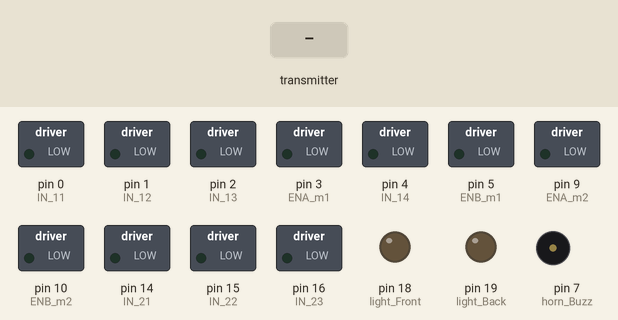
Recording of a sketch running on a simulated Arduino Uno, built with avr-gcc and run on an emulated ATmega328P. On the bench: switched loads named in the sketch (green lamp = pin HIGH), output pins drawn as LEDs (lit = HIGH), buzzer (waves = sounding, pin HIGH). Inputs (shaded band) come from the test bench. No radio packets arrive unless stated.

Above: at 1.2 s.
1.3 s: the transmitter starts sending joystick.0 = 0
At 2.5 s:
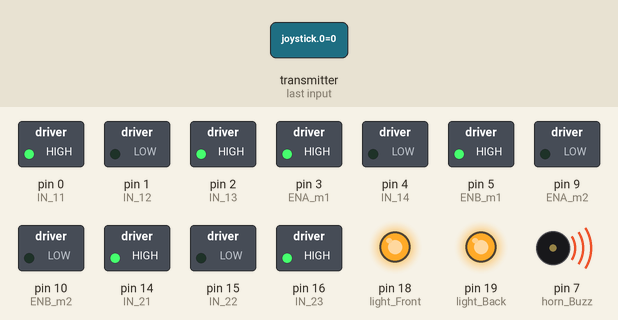
2.8 s: the transmitter starts sending joystick.1 = 1023
At 3.7 s:
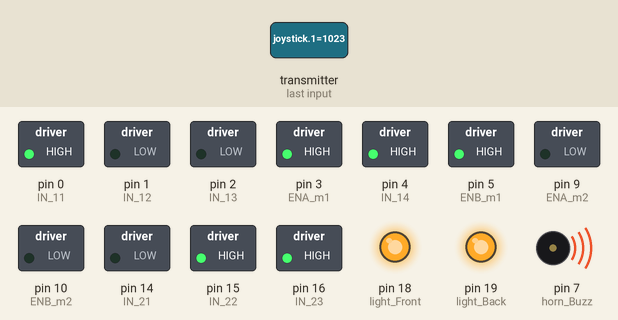
4.3 s: the transmitter starts sending joystick.0 = 256
At 4.9 s:
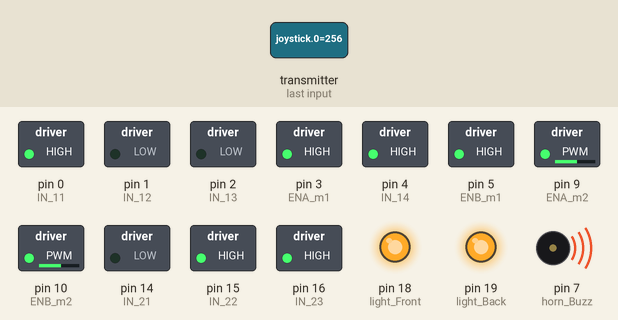
5.8 s: the transmitter starts sending joystick.1 = 0
At 7.0 s:
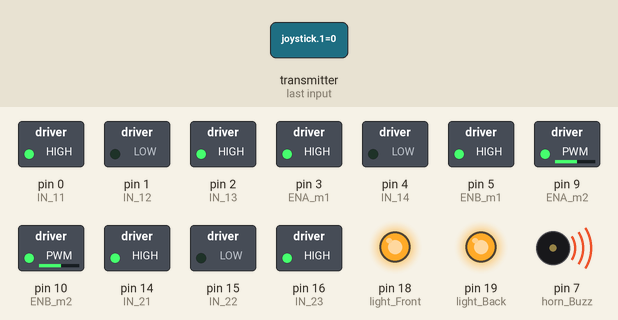
7.3 s: the transmitter starts sending joystick.0 = 512
At 8.3 s:
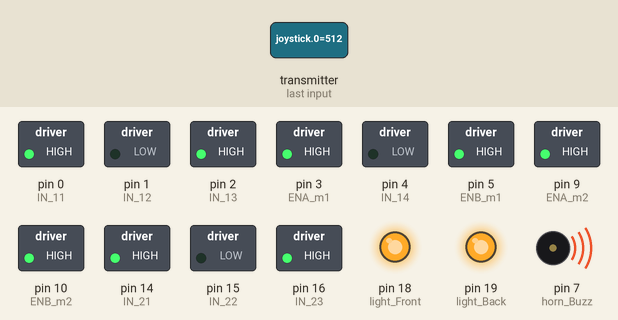
8.8 s: the transmitter starts sending joystick.1 = 256
At 9.4 s:
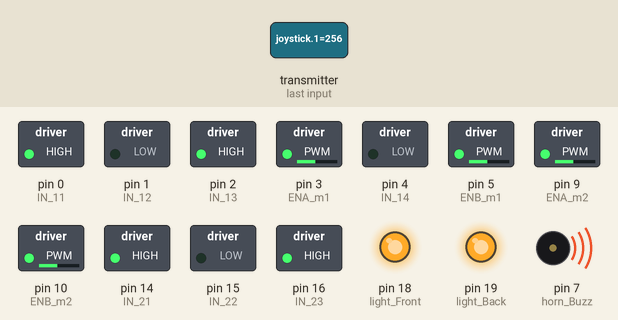
Timing chart, 0 to 11.3 s (numbered marks = the images above; inputs shaded):
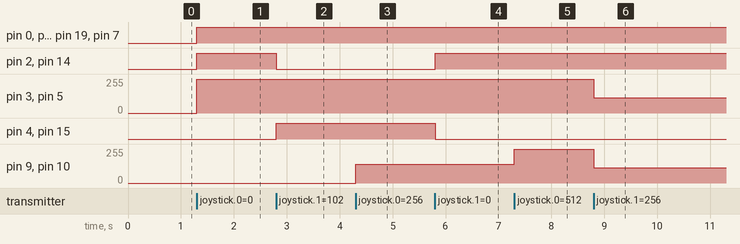

Measured:
- after the input at 1.3 s, pin 0 (IN_11), pin 2 (IN_13), pin 14 (IN_21), pin 16 (IN_23), pin 18 (light_Front), pin 19 (light_Back), pin 7 (horn_Buzz): LOW → HIGH at once; pin 3 (ENA_m1), pin 5 (ENB_m1): 0/255 → 255/255 at once
- after the input at 2.8 s, pin 2 (IN_13), pin 14 (IN_21): HIGH → LOW at once; pin 4 (IN_14), pin 15 (IN_22): LOW → HIGH at once
- after the input at 4.3 s, pin 9 (ENA_m2), pin 10 (ENB_m2): 0/255 → 139/255 at once
- after the input at 5.8 s, pin 2 (IN_13), pin 14 (IN_21): LOW → HIGH at once; pin 4 (IN_14), pin 15 (IN_22): HIGH → LOW at once
- after the input at 7.3 s, pin 9 (ENA_m2), pin 10 (ENB_m2): 139/255 → 255/255 at once
- after the input at 8.8 s, pin 3 (ENA_m1), pin 5 (ENB_m1), pin 9 (ENA_m2), pin 10 (ENB_m2): 255/255 → 116/255 at once

The sketch:

F18G_2WD_Car.ino
```cpp
/* JoyStick module receiver code
 - CONNECTIONS: nRF24L01 Modules See:
   1 - GND
   2 - VCC 3.3V !!! NOT 5V
   3 - CE to Arduino pin 6
   4 - CSN to Arduino pin 8
   5 - SCK to Arduino pin 13
   6 - MOSI to Arduino pin 11
   7 - MISO to Arduino pin 12
   8 - UNUSED
 */
//-----( Import needed libraries )-----
#include <SPI.h>
#include <nRF24L01.h>
#include <RF24.h>
/*-----( Declare Constants and Pin Numbers )-----*/
#define CE_PIN 6
#define CSN_PIN 8

// NOTE: the "LL" at the end of the constant is "LongLong" type
const uint64_t pipe = 0xE8E8F0F0E1LL; // Define the transmit pipe

#define light_Front  18     //LED Front Right   pin A4 for Arduino Uno
#define light_Back   19     //LED Back Right    pin A5 for Arduino Uno
#define horn_Buzz    7

#define ENA_m1 3          // Enable/speed motor Front Right
#define ENB_m1 5          // Enable/speed motor Back Right
#define ENA_m2 9          // Enable/speed motor Front Left
#define ENB_m2 10         // Enable/speed motor Back Left

#define IN_11  0          // L298N #1 in 1 motor Front Right
#define IN_12  1          // L298N #1 in 2 motor Front Right
#define IN_13  2          // L298N #1 in 3 motor Back Right
#define IN_14  4          // L298N #1 in 4 motor Back Right

#define IN_21  14         // L298N #2 in 1 motor Front Left
#define IN_22  15         // L298N #2 in 2 motor Front Left
#define IN_23  16         // L298N #2 in 3 motor Back Left
#define IN_24  17         // L298N #2 in 4 motor Back Left

/*-----( Declare objects )-----*/
RF24 radio(CE_PIN, CSN_PIN); // Create a Radio
/*-----( Declare Variables )-----*/
int joystick[6];  // 6 element array holding Joystick readings
int speedRight = 0;
int speedLeft = 0;
int  xAxis, yAxis;
// the four button variables from joystick
int buttonUp;
int buttonRight;
int buttonDown;
int buttonLeft;

void setup()
{
  pinMode(light_Front, OUTPUT);
  pinMode(light_Back, OUTPUT);
  pinMode(horn_Buzz, OUTPUT);

  pinMode(ENA_m1, OUTPUT);
  pinMode(ENB_m1, OUTPUT);
  pinMode(ENA_m2, OUTPUT);
  pinMode(ENB_m2, OUTPUT);

  pinMode(IN_11, OUTPUT);
  pinMode(IN_12, OUTPUT);
  pinMode(IN_13, OUTPUT);
  pinMode(IN_14, OUTPUT);

  pinMode(IN_21, OUTPUT);
  pinMode(IN_22, OUTPUT);
  pinMode(IN_23, OUTPUT);
  pinMode(IN_24, OUTPUT);

/*  Serial.begin(9600);
  Serial.println("Nrf24L01 Receiver Starting"); */

  radio.begin();
  radio.openReadingPipe(1,pipe);
  radio.startListening();
}

void loop()
{
  if ( radio.available() )
  {
      radio.read( joystick, sizeof(joystick) );
      xAxis = joystick[0];
      yAxis = joystick[1];

      // the four button variables from joystick array
      int buttonUp    = joystick[2];
      int buttonRight = joystick[3];
      int buttonDown  = joystick[4];
      int buttonLeft  = joystick[5];

      //Serial.println(); // for debugging
      // Fetch the data payload - Debugging code below

      if (buttonUp == HIGH){digitalWrite(horn_Buzz, LOW);}
        else {digitalWrite(horn_Buzz, HIGH);}
      if (buttonRight == HIGH){digitalWrite(light_Front, LOW);}
        else {digitalWrite(light_Front, HIGH);}
      if (buttonLeft == HIGH){digitalWrite(light_Back, LOW);}
        else {digitalWrite(light_Back, HIGH);}

// Y-axis used for forward and backward control
    if (yAxis < 470) {
    // Set Right Motors backward
    digitalWrite(IN_11, HIGH);
    digitalWrite(IN_12, LOW);
    digitalWrite(IN_13, HIGH);
    digitalWrite(IN_14, LOW);
    // Set Left Motors backward
    digitalWrite(IN_21, HIGH);
    digitalWrite(IN_22, LOW);
    digitalWrite(IN_23, HIGH);
    digitalWrite(IN_24, LOW);

    // Convert the declining Y-axis readings for going backward from 470 to 0 into 0 to 255 value for the PWM signal for increasing the motor speed
    speedRight  = map(yAxis, 470, 0, 0, 255);
    speedLeft   = map(yAxis, 470, 0, 0, 255);
  }

else if (yAxis > 550) {
    // Set Right Motors forward
    digitalWrite(IN_11, HIGH);
    digitalWrite(IN_12, LOW);
    digitalWrite(IN_13, LOW);
    digitalWrite(IN_14, HIGH);
    // Set Left Motors forward
    digitalWrite(IN_21, LOW);
    digitalWrite(IN_22, HIGH);
    digitalWrite(IN_23, HIGH);
    digitalWrite(IN_24, LOW);

    // Convert the increasing Y-axis readings for going forward from 550 to 1023 into 0 to 255 value for the PWM signal for increasing the motor speed
    speedRight  = map(yAxis, 550, 1023, 0, 255);
    speedLeft   = map(yAxis, 550, 1023, 0, 255);
  }
  // If joystick stays in middle the motors are not moving
  else {
    speedRight  = 0;
    speedLeft   = 0;
  }

// X-axis used for left and right control
  if (xAxis < 470) {
    // Convert the declining X-axis readings from 470 to 0 into increasing 0 to 255 value
    int xMapped = map(xAxis, 470, 0, 0, 255);
    // Move to left - decrease left motor speed, increase right motor speed
    speedLeft = speedLeft - xMapped;
    speedRight = speedRight + xMapped;
    // Confine the range from 0 to 255
    if (speedLeft < 0) {
      speedLeft = 0;
    }
    if (speedRight > 255) {
      speedRight = 255;
    }
  }
  if (xAxis > 550) {
    // Convert the increasing X-axis readings from 550 to 1023 into 0 to 255 value
    int xMapped = map(xAxis, 550, 1023, 0, 255);
    // Move right - decrease right motor speed, increase left motor speed
    speedLeft = speedLeft + xMapped;
    speedRight = speedRight - xMapped;
    // Confine the range from 0 to 255
    if (speedLeft > 255) {
      speedLeft = 255;
    }
    if (speedRight < 0) {
      speedRight = 0;
    }
  }
  // Prevent buzzing at low speeds (Adjust according to your motors. My motors couldn't start moving if PWM value was below value of 70)
  if (speedLeft < 70) {
    speedLeft = 0;
  }
  if (speedRight < 70) {
    speedRight = 0;
  }

  analogWrite(ENA_m1, speedRight); // Send PWM signal to motor A
  analogWrite(ENB_m1, speedRight);
  analogWrite(ENA_m2, speedLeft); // Send PWM signal to motor B
  analogWrite(ENB_m2, speedLeft);

  /*    Serial.print("X = ");
      Serial.print(xAxis);
      Serial.print(" Y = ");
      Serial.print(yAxis);
      Serial.print(" Up = ");
      Serial.print(joystick[2]);
      Serial.print(" Right = ");
      Serial.print(joystick[3]);
      Serial.print(" Down = ");
      Serial.print(joystick[4]);
      Serial.print(" Left = ");
      Serial.println(joystick[5]); */


      }

  }
```
